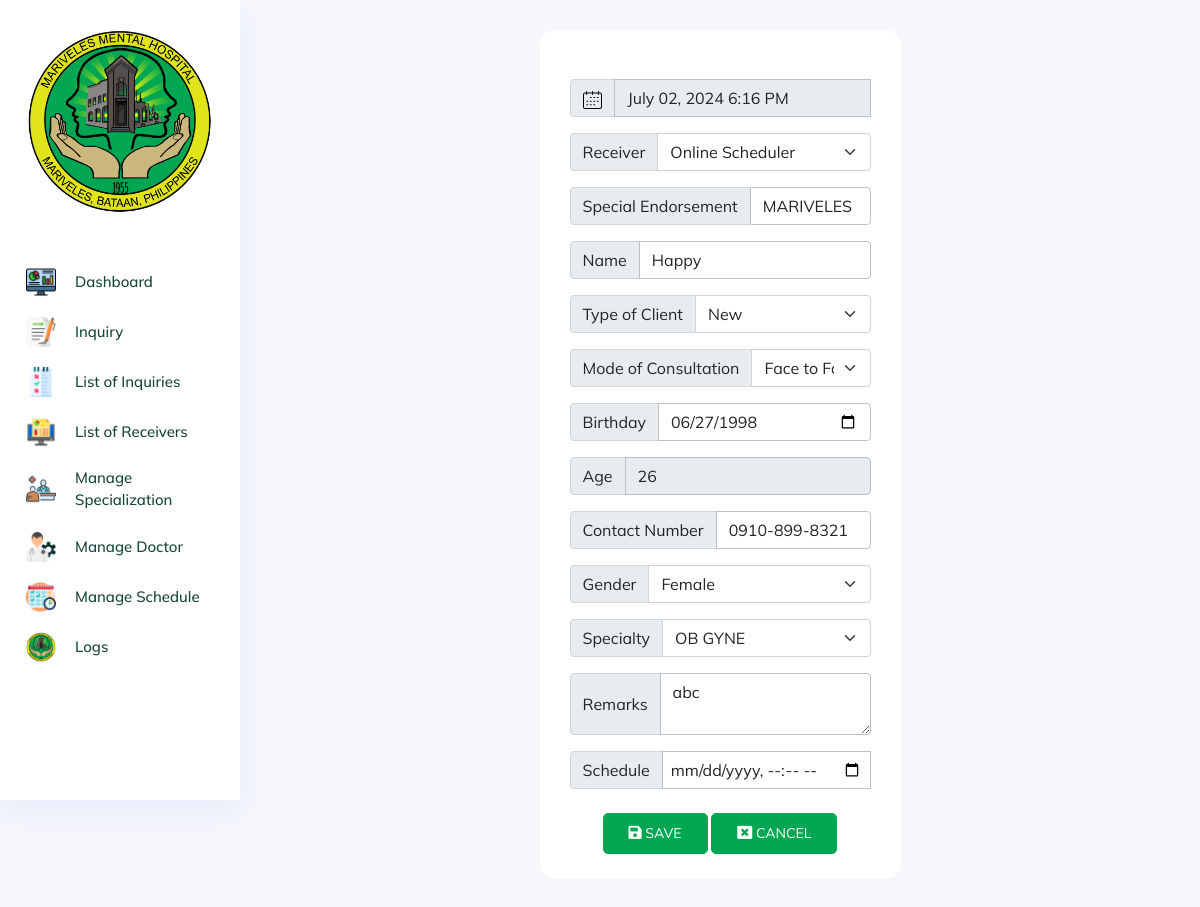
Page /etc/old/update_inquiry.php?id=2028 (signed in) on the committed database.
### tables this page shows
CREATE TABLE `tblinquiry` (
  `id` int(11) NOT NULL,
  `consultdate` varchar(50) NOT NULL,
  `consultmonth` varchar(50) NOT NULL,
  `consultyear` varchar(50) NOT NULL,
  `receiver` varchar(50) NOT NULL,
  `mode` varchar(50) NOT NULL,
  `endorsement` varchar(50) NOT NULL,
  `name` varchar(50) NOT NULL,
  `type` varchar(50) NOT NULL,
  `birthdate` date NOT NULL,
  `age` int(11) NOT NULL,
  `gender` varchar(50) NOT NULL DEFAULT '',
  `contact_no` varchar(50) NOT NULL,
  `specialty` varchar(50) NOT NULL,
  `remarks` varchar(50) NOT NULL,
  `start_datetime` varchar(50) NOT NULL,
  `doctor` varchar(50) NOT NULL,
  `status` varchar(50) NOT NULL,
  `rescheduled` varchar(50) NOT NULL,
  `diagnose` varchar(50) NOT NULL,
  `end_datetime` varchar(50) NOT NULL,
  `end_month` varchar(50) NOT NULL,
  `end_year` varchar(50) NOT NULL,
  `rescheduled_id` int(11) NOT NULL
);

### etc/old/update_inquiry.php (the view, shortened to what this page needs)
<?php
include "include/config.php";
include "include/header.php";
include "include/sidebar.php";
?>
<head>
    <link rel="stylesheet" href="https://cdnjs.cloudflare.com/ajax/libs/font-awesome/5.15.3/css/all.min.css">
</head>
<section class="main_content dashboard_part large_header_bg">
    <div class="main_content_iner ">
        <div class="container-fluid p-0 sm_padding_15px">
            <div class="row justify-content-center">
                <div class="col-lg-5">
                    <div class="white_card">
                        <div class="white_card_header">
                        </div>
                        <div class="white_card_body">
                            <form id="UpdateinquiryForm">
                                <?php
                                if (isset($_GET['id'])) {
                                    $id = $_GET['id'];
                                    $sql = "SELECT * FROM tblinquiry WHERE id = '$id'";
                                    $result = $db->query($sql);
                                    if ($result && $result->num_rows > 0) {
                                        $row = $result->fetch_assoc();
                                        $mode = $row['mode'];
                                        $endorsement = $row['endorsement'];
                                        $name = $row['name'];
                                        $type = $row['type'];
                                        $birthdate = $row['birthdate'];
                                        $age = $row['age'];
                                        $gender = $row['gender'];
                                        $contact_no = $row['contact_no'];
                                        $remarks = $row['remarks'];
                                        $start_datetime = $row['start_datetime'];
                                        echo '<div class="input-group mb-3">
                                            <div class="input-group-text">
                                                <span class=""><img src="vendors/calender_icon.svg" alt=""></span>
                                            </div>
                                        <input type="text" class="form-control" name="consultdate" id="consultdate" placeholder="Date and Time" value="' . date('F d, Y g:i A') . '" readonly>
                                        <input type="hidden" class="form-control" name="consultmonth" id="consultmonth" value="' . date('m') . '">
                                        <input type="hidden" class="form-control" name="consultyear" id="consultyear" value="' . date('Y') . '"></div>';
                                        echo '<div class="input-group mt-3 mb-3">
            <div class="input-group-text">
                <span class="">Receiver</span>
            </div>
            <select class="form-select" id="receiver" name="receiver">';
                                        $sql4 = "SELECT * FROM users Where userid = '" . $_SESSION['iuid'] . "'";
                                        $result4 = $db->query($sql4);
                                        if ($result4 && $result4->num_rows > 0) {
                                            while ($row4 = $result4->fetch_assoc()) {
                                                echo '<option value="' . $row4['userid'] . '">' . $row4['fname'] . ' ' . $row4['lname'] . '</option>';
                                            }
                                        }
                                        echo '</select>
        </div>';
                                        echo '<div class="input-group mb-3">
                <div class="input-group-text">
                    <span class="">Special Endorsement</span>
                </div>
                <input value="' . $endorsement . '" name="endorsement" class="form-control">
            </div>';
                                        echo '<div class="input-group mb-3">
                <div class="input-group-text">
                    <span class="">Name</span>
                </div>
                <input value="' . $name . '" name="name" class="form-control">
            </div>';
                                        echo "<div class='input-group mt-3'>
            <label class='input-group-text' for='type'>Type of Client</label>
            <select class='form-select' id='type' name='type'>";
                                        echo "<option value='New'";
                                        if ($type == 'New') echo 'selected';
                                        echo ">New</option>";
                                        echo "</select>
        </div>";
                                        echo '<div class="input-group mt-3">
                <div class="input-group-text">
                    <span class="">Mode of Consultation</span>
                </div>
                 <select class="form-select" id="mode" name="mode">
                                                    <option value="F2F"' . ($mode == 'F2F' ? ' selected' : '') . '>Face to Face</option>
                                                    <option value="TC"' . ($mode == 'TC' ? ' selected' : '') . '>Teleconsultation</option>
                                                </select>
            </div>';
                                        echo '<div class="input-group mt-3">
                <div class="input-group-text">
                    <span class="">Birthday</span>
                </div>
                <input class="form-control" type="date" value="' . $birthdate . '" name="birthdate" id="birthdate" onchange="calculateAge()">
            </div>';
                                        echo '<div class="input-group mt-3">
                <div class="input-group-text">
                    <span class="">Age</span>
                </div>
                <input type="text" value="' . $age . '" name="age" class="form-control" id="age" readonly>
            </div>';
                                        echo "<div class='input-group mt-3'>
            <div class='input-group-text'>
            <span class=''>Contact Number</span>
            </div>";
                                        echo "<input value='$contact_no' name='contact_no' class='form-control'>
                                         </div>";
                                        echo "<div class='input-group mt-3'>
                                             <label class='input-group-text' for='type'>Gender</label>
                                             <select class='form-select' id='gender' name='gender'>";
                                        echo "<option value='Female'";
                                        if ($gender == 'Female') echo ' selected';
                                        echo ">Female</option>";
                                        echo "</select>
                                     </div>";
                                        echo '<div class="input-group mt-3">
                                        <label class="input-group-text" for="">Specialty</label>';
                                        echo "<select class='form-select' id='specialty' name='specialty'>";
                                        $sql5 = "SELECT * FROM `specialties`";
                                        $result5 = $db->query($sql5);
                                        if ($result5 && $result5->num_rows > 0) {
                                            while ($specialty_row = $result5->fetch_assoc()) {
                                                $specialty_id = $specialty_row['id'];
                                                $specialty_name = $specialty_row['specialty'];
                                                $selected = ($row['specialty'] == $specialty_id) ? "selected" : "";
                                                echo "<option value='$specialty_id' $selected>" . htmlspecialchars($specialty_name) . "</option>";
                                            }
                                        }
                                        echo "</select>";
                                        echo "</select></div>";
                                        echo '<div class="input-group mt-3">
                                        <div class="input-group-text">
                                            <span class="">Remarks</span>
                                        </div>
                                        <textarea class="form-control" id="remarks" name="remarks" aria-label="With textarea">' . $remarks . '</textarea>
                                      </div>';
                                        echo "<div class='input-group mt-3'>
        <div class='input-group-text'>
            <span class=''>Schedule</span>
        </div>
        <input type='datetime-local' class='form-control form-control-sm rounded-0' style='font-size: 16px' name='start_datetime' id='start_datetime' value='" . $start_datetime . "'>
    </div>";
                                        echo '
                                <div class="text-center mt-4">
                     <button type="submit" class="btn_1" name="action" value="update"><i class="fas fa-save"></i>          SAVE</button>
                    <a class="btn_1" href="list_inquiries.php"><i class="fa fa-window-close"></i>          CANCEL</a>
                </div>
                            </form> ';
                                    }
                                }
                                ?>
                        </div>
                    </div>
                </div>
            </div>
        </div>
    </div>
</section>
<?php include('include/footer.php'); ?>

### etc/old/update_inquiry.php (style rules this page uses)
.btn_1 { background-color: #0d560d; border: 1px solid #0d560d; }
.btn_1 i { font-size: 15px; padding-right: 0px !important; }

### rows in the picture
tblinquiry: endorsement "MARIVELES", name "Happy", type "New", mode "Face to Face", birthdate "06/27/1998", age "26", contact_no "0910-899-8321", gender "Female", remarks "abc"

### other values in the picture
form field receiver "Online Scheduler"
form field specialty "OB GYNE"
